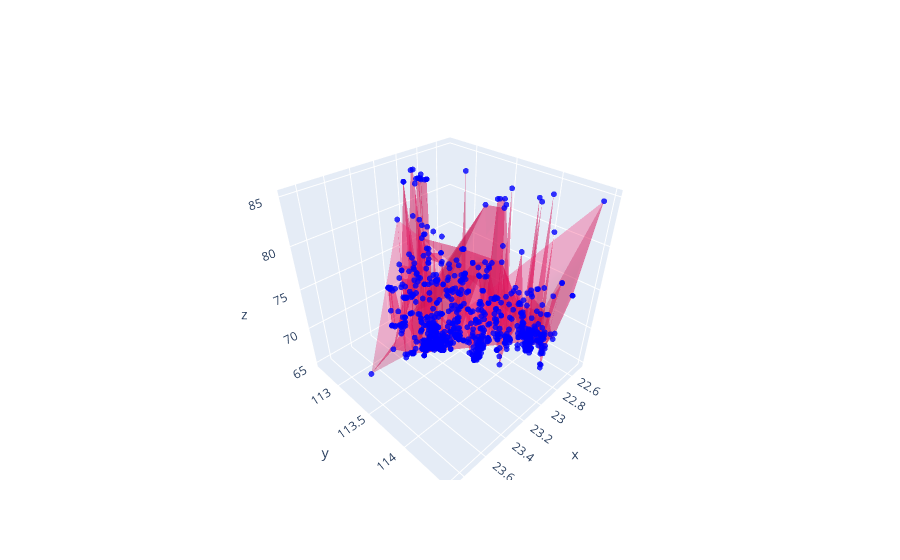

The code cell stored with this chart in its notebook:
### Code cell
fig = go.Figure(data=[go.Mesh3d(x=(data1['任务gps 纬度']),
                   y=(data1['任务gps经度']),
                   z=(data1['任务标价']),
                   opacity=0.5,
                   color='rgba(244,22,100,0.6)'
                  )])
fig.add_trace(go.Scatter3d(x=(data1['任务gps 纬度']),
                   y=(data1['任务gps经度']),
                   z=(data1['任务标价']),
                   mode='markers',
                   marker=dict(
        size=2,                # set color to an array/list of desired values
        colorscale='Viridis',   # choose a colorscale
        color = 'blue',
        opacity=0.8)))
fig.show()

### Figure 1 — Plotly figure (JSON) as saved in the notebook; plotly's stock layout.template omitted (floating-point values rounded to 4 significant figures; data arrays with more than 128 entries replaced by an {"elided": "..."} marker saying what was removed)
{"data": [{"color": "rgba(244,22,100,0.6)", "opacity": 0.5, "type": "mesh3d", "x": {"elided": "835 float values"}, "y": {"elided": "835 float values"}, "z": {"elided": "835 float values"}}, {"marker": {"color": "blue", "colorscale": [[0, "#440154"], [0.1111, "#482878"], [0.2222, "#3e4989"], [0.3333, "#31688e"], [0.4444, "#26828e"], [0.5556, "#1f9e89"], [0.6667, "#35b779"], [0.7778, "#6ece58"], [0.8889, "#b5de2b"], [1, "#fde725"]], "opacity": 0.8, "size": 2}, "mode": "markers", "type": "scatter3d", "x": {"elided": "835 float values"}, "y": {"elided": "835 float values"}, "z": {"elided": "835 float values"}}], "layout": {}}
